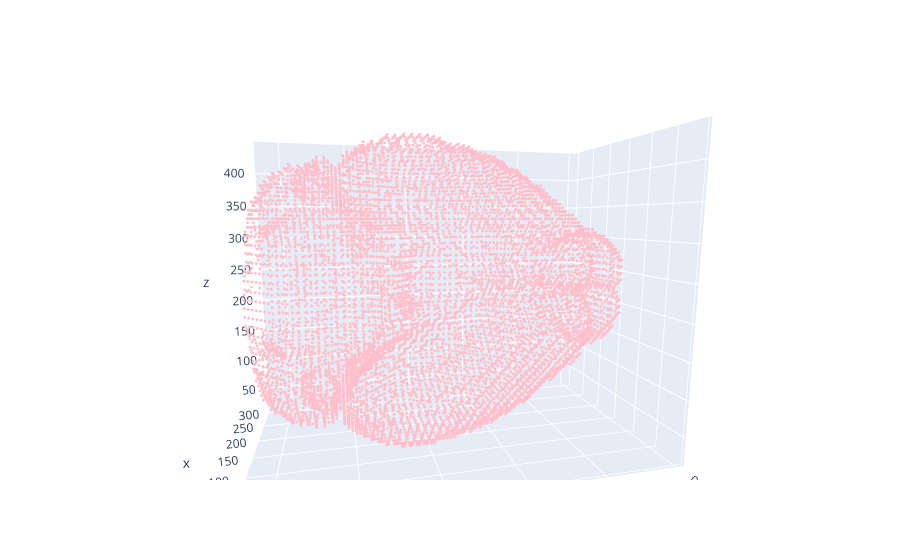

Notebook source saved alongside this figure:
### Code cell
# new=verts.T

# fig = go.Figure(data=[go.Scatter3d(x=new[0], y=new[1], z=new[2],
#                                    mode='markers', marker=dict(size=1, color='pink'))])
# fig.show()

### Figure 1 — Plotly figure (JSON) as saved in the notebook; plotly's stock layout.template omitted (floating-point values rounded to 4 significant figures; data arrays with more than 128 entries replaced by an {"elided": "..."} marker saying what was removed)
{"data": [{"marker": {"color": "pink", "size": 1}, "mode": "markers", "type": "scatter3d", "x": {"elided": "9660 int values"}, "y": {"elided": "9660 int values"}, "z": {"elided": "9660 int values"}}], "layout": {"autosize": true, "scene": {"aspectmode": "auto", "aspectratio": {"x": 0.7526, "y": 1.292, "z": 1.029}, "camera": {"center": {"x": 0, "y": 0, "z": 0}, "eye": {"x": -1.478, "y": 0.3625, "z": 0.2329}, "projection": {"type": "perspective"}, "up": {"x": 0, "y": 0, "z": 1}}}}}
